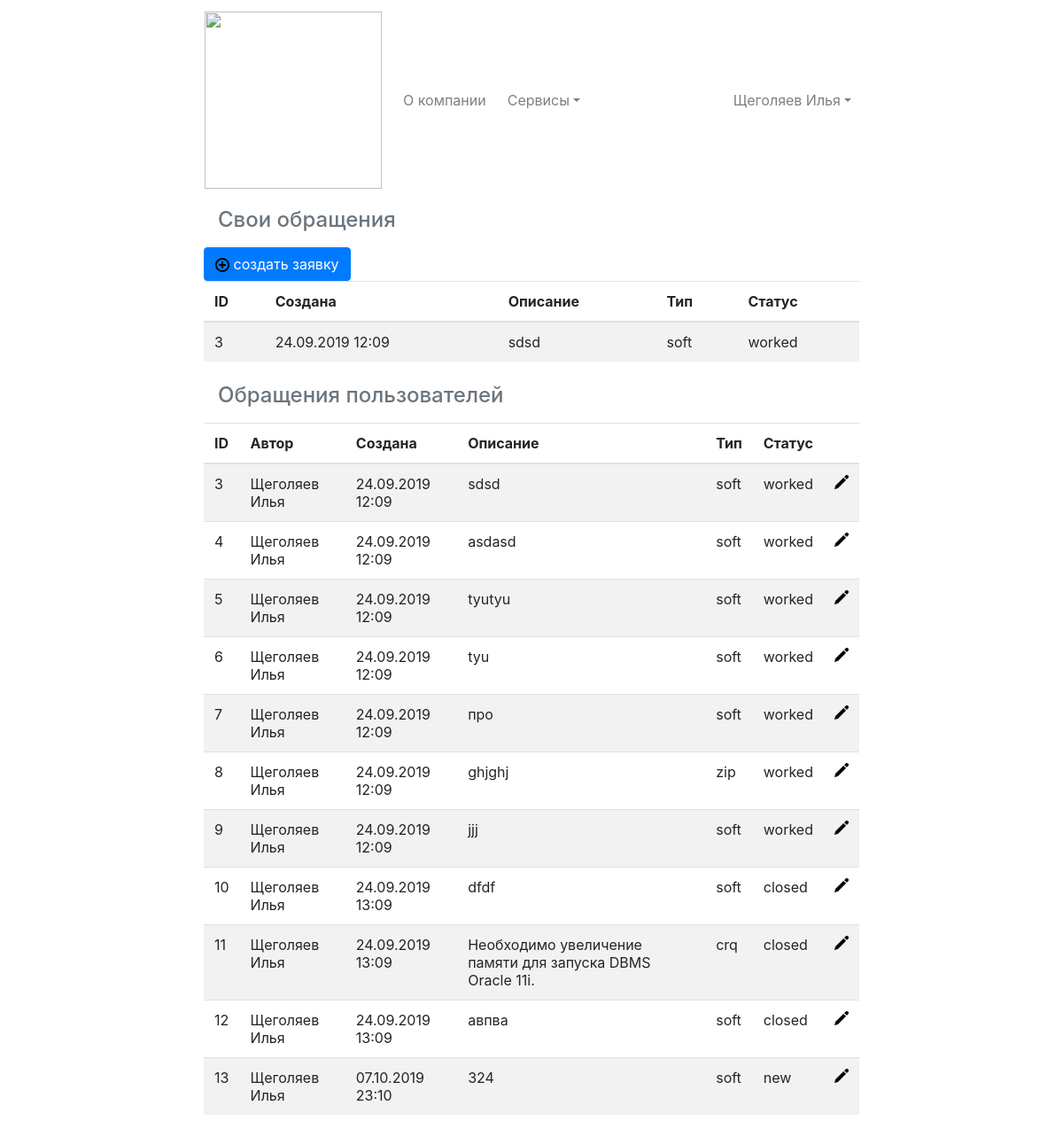
Page /helpdesk/ (signed in) on the earlier database version.
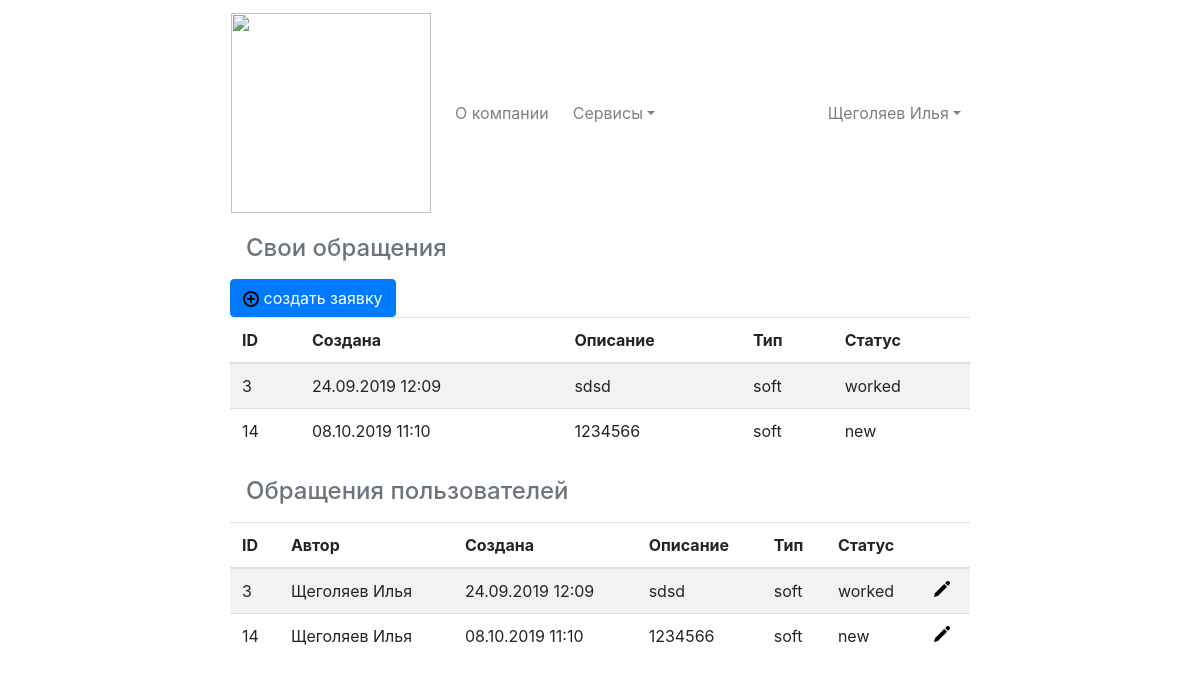
Same page on the later database version.
### helpdesk/models.py (models this page shows)
class HelpDeskIncidents(models.Model):
    INCIDENT_TYPES_CHOICES = (
        ('soft', 'Программный сбой'),
        ('zip', 'Расходные материалы'),
        ('crq', 'Запрос на изменение')
    )
    INCIDENT_STATE_CHOICES = (
        ('new', 'Новый'),
        ('worked', 'В работе'),
        ('wait', 'В ожидании'),
        ('done', "Выполнена"),
        ('closed', "Закрыта"),
        ('rework',"Доработка")
    )
    user = models.ForeignKey(HelpDeskUsers, on_delete=models.CASCADE)
    incident_type = models.CharField(max_length=100, choices=INCIDENT_TYPES_CHOICES)
    description = models.TextField(max_length=3000)
    timestamp_created = models.DateTimeField(auto_now_add=True, blank=True)
    state = models.CharField(max_length=100, choices=INCIDENT_STATE_CHOICES,editable=False, default='new')

### helpdesk/views.py (the view)
# urls.py: path('', views.index, name='index'),
@login_required
def index(request):
    template = loader.get_template('helpdesk/index.html')
    helpdeskuser = HelpDeskUsers.objects.get(user = request.user)
    helpdeskuserroles = list(helpdeskuser.role.all().values_list('role', flat=True))
    form = IncidentForm()
    form.fields['user'].queryset = HelpDeskUsers.objects.filter(user = request.user)
    form.fields['user'].empty_label = None
    own_incidents = HelpDeskIncidents.objects.filter(user = HelpDeskUsers.objects.get(user = request.user))
    users_incidents = HelpDeskIncidents.objects.all()
    new_incidents = HelpDeskIncidents.objects.filter(state='new')
    context = {
        'helpdeskuser' : helpdeskuser,
        'helpdeskuserroles' : helpdeskuserroles,
        'form' : form,
        'own_incidents': own_incidents,
        'users_incidents': users_incidents,
        'new_incidents':new_incidents,
    }
    return HttpResponse(template.render(context, request))

### helpdesk/models.py (called while the page is built)
    def __str__(self):
        return self.user.username

### templates/helpdesk/index.html (shortened to what this page needs)
{% extends 'base.html' %}
{% load bootstrap4 %}
{% load staticfiles %}
{% block content %}
    {% if 'user' in helpdeskuserroles or 'admin' in helpdeskuserroles %}
        <div class="col-xs-12 col-sm-6 col-md-8 col-lg-12">
            <a class="nav-link text-muted" href="#own" data-toggle="collapse"><h4>Свои обращения</h4></a>
            <button type="button" class="btn btn-primary" data-toggle="modal" data-target="#myModal">
                <img src="{% static "main/icons/16x16/add.png" %} "> cоздать заявку
            </button>
            <div id="own" class="collapse show">
                <table class="table table-striped">
                    <thead>
                    <tr>
                        <th>ID</th>
                        <th>Создана</th>
                        <th>Описание</th>
                        <th>Тип</th>
                        <th>Статус</th>
                    </tr>
                    </thead>
                    <tbody>
                    {% for i in own_incidents %}
                        <tr>
                            <td>{{ i.id }}</td>
                            <td>{{ i.timestamp_created| date:"d.m.Y H:m" }}</td>
                            <td>{{ i.description }}</td>
                            <td>{{ i.incident_type }}</td>
                            <td>{{ i.state }}</td>
                        </tr>
                    {% endfor %}
                    </tbody>
                </table>
            </div>
        </div>
    {% endif %}
    {% if 'serviceman'  in helpdeskuserroles  or 'admin' in helpdeskuserroles  %}
        <div class="col-xs-12 col-sm-6 col-md-8 col-lg-12">
            <a class="nav-link text-muted" href="#users" data-toggle="collapse"><h4>Обращения пользователей</h4></a>
            <div id="users" class="collapse show">
                <table class="table table-striped">
                    <thead>
                    <tr>
                        <th>ID</th>
                        <th>Автор</th>
                        <th>Создана</th>
                        <th>Описание</th>
                        <th>Тип</th>
                        <th>Статус</th>
                        <th></th>
                    </tr>
                    </thead>
                    <tbody>
                    {% for i in users_incidents %}
                        <tr>
                            <td>{{ i.id }}</td>
                            <td>{{ request.user.first_name }} {{ request.user.last_name }}</td>
                            <td>{{ i.timestamp_created| date:"d.m.Y H:m" }}</td>
                            <td>{{ i.description }}</td>
                            <td>{{ i.incident_type }}</td>
                            <td>{{ i.state }}</td>
                            <td>
                                <a href="open/{{ i.id }} " ><img src="{% static "main/icons/16x16/pen.png" %} "></a>
                            </td>
                        </tr>
                    {% endfor %}
                    </tbody>
                </table>
            </div>
        </div>
    {% endif %}
{% endblock %}

### templates/base.html (shortened to what this page needs)
{% load bootstrap4 %}
{% bootstrap_css %}
<!DOCTYPE html>
<html lang="en">
<head>
    {% load static %}
</head>
<div class="container-fluid">
    <div class="row">
        <div class="col-xs-12 col-sm-6 col-md-8 col-lg-2">
        </div>
        <div class="col-xs-12 col-sm-6 col-md-8 col-lg-8">
            <nav class="navbar navbar-expand-lg navbar-light">
                <div class="collapse navbar-collapse" id="navbarColor01">
                    <a class="navbar-brand" href="/"><img src="{% static "main/logo.png" %}" width="200"/></a>
                    <ul class="navbar-nav mr-auto">
                        <li class="nav-item mr-sm-2">
                            <a class="nav-link"  href="/about">О компании</a>
                        </li>
                        <li class="nav-item dropdown">
                            <a class="nav-link dropdown-toggle" data-toggle="dropdown" href="#" id="themes">Сервисы</a>
                        </li>
                        <li class="nav-item">
                            <a class="nav-link" href="../help/"></a>
                        </li>
                    </ul>
                    <ul class="nav navbar-nav navbar-right">
                        {%  if request.user.is_authenticated %}
                            <li class="nav-item dropdown">
                                <a class="nav-link dropdown-toggle" data-toggle="dropdown" href="#" id="themes">{{ request.user.first_name }} {{ request.user.last_name }}</a>
                            </li>
                        {% endif %}
                    </ul>
                </div>
            </nav>
            {% block content %}{% endblock %}
        </div>
        <div class="col-xs-12 col-sm-6 col-md-4 col-lg-2">
        </div>
    </div>
</div>

Differences in the rows shown:
removed HelpDeskIncidents: id "4", {{ request.user.first_name }} "Щеголяев", {{ request.user.last_name }} "Илья", timestamp_created "24.09.2019 12:09", description "asdasd", incident_type "soft", state "worked", shown under "Обращения пользователей"
removed HelpDeskIncidents: id "5", {{ request.user.first_name }} "Щеголяев", {{ request.user.last_name }} "Илья", timestamp_created "24.09.2019 12:09", description "tyutyu", incident_type "soft", state "worked", shown under "Обращения пользователей"
removed HelpDeskIncidents: id "6", {{ request.user.first_name }} "Щеголяев", {{ request.user.last_name }} "Илья", timestamp_created "24.09.2019 12:09", description "tyu", incident_type "soft", state "worked", shown under "Обращения пользователей"
removed HelpDeskIncidents: id "7", {{ request.user.first_name }} "Щеголяев", {{ request.user.last_name }} "Илья", timestamp_created "24.09.2019 12:09", description "про", incident_type "soft", state "worked", shown under "Обращения пользователей"
removed HelpDeskIncidents: id "8", {{ request.user.first_name }} "Щеголяев", {{ request.user.last_name }} "Илья", timestamp_created "24.09.2019 12:09", description "ghjghj", incident_type "zip", state "worked", shown under "Обращения пользователей"
removed HelpDeskIncidents: id "9", {{ request.user.first_name }} "Щеголяев", {{ request.user.last_name }} "Илья", timestamp_created "24.09.2019 12:09", description "jjj", incident_type "soft", state "worked", shown under "Обращения пользователей"
removed HelpDeskIncidents: id "10", {{ request.user.first_name }} "Щеголяев", {{ request.user.last_name }} "Илья", timestamp_created "24.09.2019 13:09", description "dfdf", incident_type "soft", state "closed", shown under "Обращения пользователей"
removed HelpDeskIncidents: id "11", {{ request.user.first_name }} "Щеголяев", {{ request.user.last_name }} "Илья", timestamp_created "24.09.2019 13:09", description "Необходимо увеличение памяти для запуска DBMS Oracle 11i.", incident_type "crq", state "closed", shown under "Обращения пользователей"
removed HelpDeskIncidents: id "12", {{ request.user.first_name }} "Щеголяев", {{ request.user.last_name }} "Илья", timestamp_created "24.09.2019 13:09", description "авпва", incident_type "soft", state "closed", shown under "Обращения пользователей"
removed HelpDeskIncidents: id "13", {{ request.user.first_name }} "Щеголяев", {{ request.user.last_name }} "Илья", timestamp_created "07.10.2019 23:10", description "324", incident_type "soft", state "new", shown under "Обращения пользователей"
added HelpDeskIncidents: id "14", timestamp_created "08.10.2019 11:10", description "1234566", incident_type "soft", state "new", {{ request.user.first_name }} "Щеголяев", {{ request.user.last_name }} "Илья"
